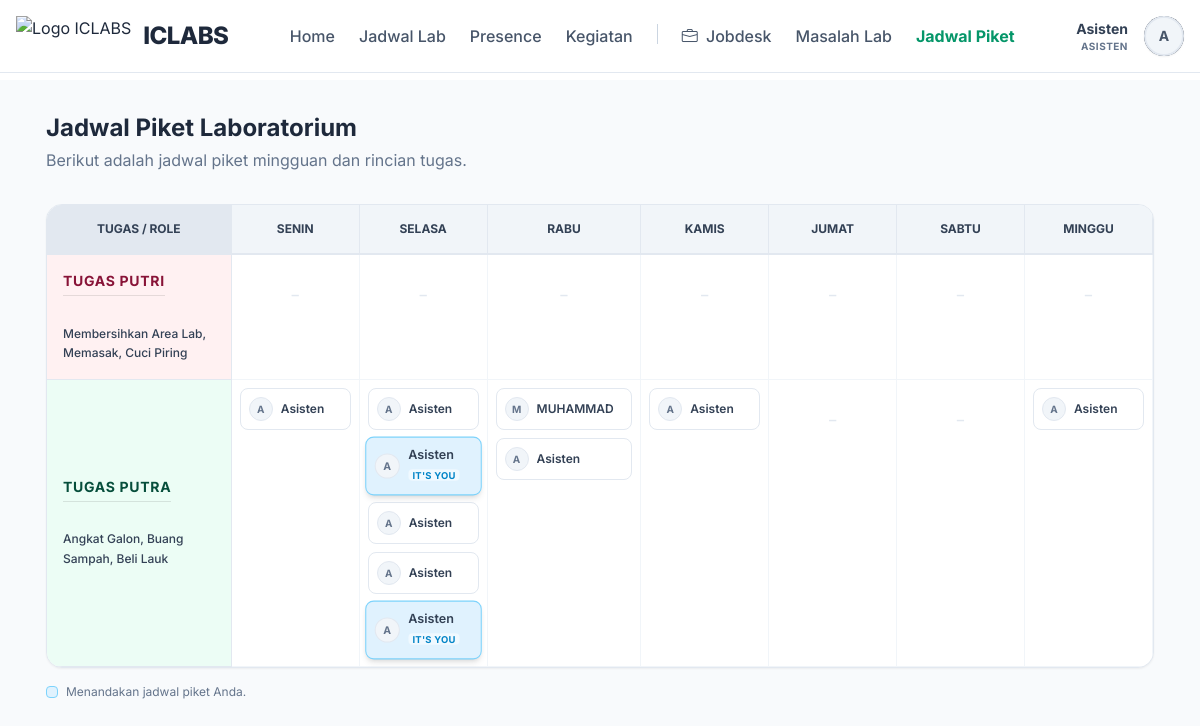
Screenshot of /public/asisten/assistant-schedules (signed in) with the database file from the repository.
### tables this page shows
CREATE TABLE `assistant_schedules` (
  `id` int(11) NOT NULL AUTO_INCREMENT,
  `user_id` int(11) NOT NULL,
  `group_type` enum('putra','putri') NOT NULL DEFAULT 'putra',
  `day` enum('Monday','Tuesday','Wednesday','Thursday','Friday','Saturday','Sunday') NOT NULL,
  `job_role` varchar(100) NOT NULL,
  PRIMARY KEY (`id`),
  KEY `user_id` (`user_id`),
  CONSTRAINT `assistant_schedules_ibfk_1` FOREIGN KEY (`user_id`) REFERENCES `users` (`id`) ON DELETE CASCADE
);

CREATE TABLE `users` (
  `id` int(11) NOT NULL AUTO_INCREMENT,
  `name` varchar(100) NOT NULL,
  `email` varchar(100) NOT NULL,
  `phone` varchar(20) DEFAULT NULL,
  `password` varchar(255) NOT NULL,
  `role_id` int(11) NOT NULL,
  `status` enum('active','inactive') DEFAULT 'active',
  `created_at` timestamp NOT NULL DEFAULT current_timestamp(),
  PRIMARY KEY (`id`),
  UNIQUE KEY `email` (`email`),
  KEY `idx_users_email` (`email`),
  KEY `idx_users_role` (`role_id`),
  CONSTRAINT `users_ibfk_1` FOREIGN KEY (`role_id`) REFERENCES `roles` (`id`)
);

### app/controllers/AsistenController.php (called while the page is built, shortened)
<?php
class AsistenController extends Controller
{
    public function listAssistantSchedules()
    {
        $scheduleModel = $this->model('AssistantScheduleModel');
        $settingsModel = $this->model('SettingsModel');
        $rawSchedules = $scheduleModel->getAllWithUser();
        $masterJob = [
            'Putri' => $settingsModel->get('job_putri', 'Belum diatur'),
            'Putra' => $settingsModel->get('job_putra', 'Belum diatur')
        ];
        $days = ['Monday', 'Tuesday', 'Wednesday', 'Thursday', 'Friday', 'Saturday', 'Sunday'];
        $matrix = [
            'Putri' => array_fill_keys($days, []),
            'Putra' => array_fill_keys($days, [])
        ];
        foreach ($rawSchedules as $row) {
            $role = $row['job_role'];
            $day  = $row['day'];
            if (isset($matrix[$role][$day])) {
                $matrix[$role][$day][] = $row;
            }
        }
        $data = [
            'matrix' => $matrix,
            'masterJob' => $masterJob,
            'days' => $days,
            'currentUserId' => $_SESSION['user_id'] ?? 0
        ];
        $this->view('asisten/schedules/index', $data);
    }
}

### app/core/Router.php (called while the page is built, shortened)
<?php
class Router {
    private $routes = [];
    private $params = [];
    private function addRoute($method, $uri, $controller) {
        $this->routes[] = [
            'method' => $method,
            'uri' => $uri,
            'controller' => $controller
        ];
    }
    public function dispatch() {
        $requestMethod = $_SERVER['REQUEST_METHOD'];
        $requestUri = $this->getRequestUri();
        foreach ($this->routes as $route) {
            if ($route['method'] !== $requestMethod) {
                continue;
            }
            if ($this->matchRoute($route['uri'], $requestUri)) {
                return $this->callController($route['controller']);
            }
        }
    }
    private function getRequestUri() {
        $uri = $_GET['url'] ?? '/';
        $uri = '/' . trim($uri, '/');
        return $uri;
    }
    private function matchRoute($pattern, $uri) {
        $pattern = preg_replace('/\/:([^\/]+)/', '/(?P<$1>[^/]+)', $pattern);
        $pattern = '#^' . $pattern . '$#';
        if (preg_match($pattern, $uri, $matches)) {
            $this->params = array_filter($matches, 'is_string', ARRAY_FILTER_USE_KEY);
            return true;
        }
        return false;
    }
    private function callController($controllerString) {
        list($controllerName, $method) = explode('@', $controllerString);
        $controller = new $controllerName();
        call_user_func_array([$controller, $method], $this->params);
    }
}

### public/index.php (called while the page is built, shortened)
<?php
require_once APP_PATH . '/core/Router.php';
require_once APP_PATH . '/core/Controller.php';
require_once APP_PATH . '/core/Model.php';
require_once APP_PATH . '/config/database.php';
require_once APP_PATH . '/helpers/functions.php';
$router = new Router();
$router->dispatch();

### app/config/database.php (called while the page is built, shortened)
<?php
function getDBConnection()
{
    static $pdo = null;
    if ($pdo === null) {
        try {
            $dsn = "mysql:host=" . DB_HOST . ";port=" . DB_PORT . ";dbname=" . DB_NAME . ";charset=" . DB_CHARSET;
            $options = [
                PDO::ATTR_ERRMODE            => PDO::ERRMODE_EXCEPTION,
                PDO::ATTR_DEFAULT_FETCH_MODE => PDO::FETCH_ASSOC,
                PDO::ATTR_EMULATE_PREPARES   => false,
            ];
            $pdo = new PDO($dsn, DB_USER, DB_PASS, $options);
        } catch (PDOException $e) {
            die("Database connection failed: " . $e->getMessage());
        }
    }
    return $pdo;
}

### app/models/SettingsModel.php (called while the page is built, shortened)
<?php
class SettingsModel extends Model
{
    protected $table = 'app_settings';
    public function get($key, $default = '')
    {
        $sql = "SELECT setting_value FROM {$this->table} WHERE setting_key = ?";
        $result = $this->queryOne($sql, [$key]);
        return $result ? $result['setting_value'] : $default;
    }
}

### app/core/Model.php (called while the page is built, shortened)
<?php
class Model {
    protected $db;
    public function __construct() {
        $this->db = getDBConnection();
    }
    public function query($sql, $params = []) {
        $stmt = $this->db->prepare($sql);
        $stmt->execute($params);
        return $stmt->fetchAll();
    }
    public function queryOne($sql, $params = []) {
        $stmt = $this->db->prepare($sql);
        $stmt->execute($params);
        return $stmt->fetch();
    }
}

### app/helpers/functions.php (called while the page is built, shortened)
<?php
function e($string) {
    return htmlspecialchars($string, ENT_QUOTES, 'UTF-8');
}

### app/models/AssistantScheduleModel.php (called while the page is built, shortened)
<?php
class AssistantScheduleModel extends Model
{
    public function getAllWithUser()
    {
        $sql = "SELECT s.*, u.name as assistant_name, u.email
                FROM assistant_schedules s
                JOIN users u ON s.user_id = u.id
                ORDER BY FIELD(day, 'Monday', 'Tuesday', 'Wednesday', 'Thursday', 'Friday', 'Saturday', 'Sunday')";
        return $this->query($sql);
    }
}

### app/views/asisten/schedules/index.php (the view, shortened to what this page needs)
<?php include APP_PATH . '/views/layouts/header.php'; ?>
<?php include APP_PATH . '/views/layouts/navbar.php'; ?>
<div class="bg-slate-50 min-h-screen py-8">
    <div class="max-w-[95%] mx-auto px-4">
        <div class="mb-8">
            <h1 class="text-2xl font-bold text-slate-800">Jadwal Piket Laboratorium</h1>
            <p class="text-slate-500 mt-1">Berikut adalah jadwal piket mingguan dan rincian tugas.</p>
        </div>
        <div class="bg-white border border-slate-200 rounded-2xl shadow-sm overflow-hidden">
            <div class="overflow-x-auto">
                <table class="w-full text-sm text-center border-collapse">
                    <thead class="bg-slate-100 text-slate-700 border-b-2 border-slate-200 uppercase text-xs font-bold">
                        <tr>
                            <th class="px-4 py-4 w-1/6 border-r border-slate-200 bg-slate-200">Tugas / Role</th>
                            <?php foreach ($days as $day): ?>
                            <?php
                                $dayNames = ['Monday' => 'Senin', 'Tuesday' => 'Selasa', 'Wednesday' => 'Rabu', 'Thursday' => 'Kamis', 'Friday' => 'Jumat', 'Saturday' => 'Sabtu', 'Sunday' => 'Minggu'];
                                ?>
                            <th class="px-2 py-3 border-r border-slate-200 min-w-[120px]"><?= $dayNames[$day] ?></th>
                            <?php endforeach; ?>
                        </tr>
                    </thead>
                    <tbody class="divide-y divide-slate-200">
                        <?php foreach (['Putri', 'Putra'] as $role): ?>
                        <?php
                            $theme = ($role == 'Putri') ? 'bg-rose-50 border-rose-100 text-rose-900' : 'bg-emerald-50 border-emerald-100 text-emerald-900';
                            $jobText = $masterJob[$role];
                            ?>
                        <tr>
                            <td
                                class="p-4 border-r border-slate-200 border-b border-slate-100 align-middle text-left <?= $theme ?>">
                                <span
                                    class="font-bold text-sm uppercase tracking-wider mb-2 border-b border-black/10 pb-1 w-fit block">
                                    Tugas <?= $role ?>
                                </span>
                                <p class="text-xs font-medium leading-relaxed whitespace-pre-line text-slate-700">
                                    <?= e($jobText) ?>
                                </p>
                            </td>
                            <?php foreach ($days as $day): ?>
                            <td class="p-2 align-top border-r border-slate-100 border-b border-slate-100 h-full">
                                <div class="flex flex-col gap-2 h-full">
                                    <?php if (!empty($matrix[$role][$day])): ?>
                                    <?php foreach ($matrix[$role][$day] as $sched): ?>
                                    <?php
                                                    $isMe = ($sched['user_id'] == $currentUserId);
                                                    $cardClass = $isMe
                                                        ? 'bg-sky-100 border-sky-300 shadow-md transform scale-105 z-10'
                                                        : 'bg-white border-slate-200 hover:border-slate-300';
                                                    ?>
                                    <div
                                        class="relative border rounded-lg p-2 transition-all text-left <?= $cardClass ?>">
                                        <div class="flex items-center gap-2">
                                            <div
                                                class="w-6 h-6 rounded-full bg-slate-100 flex items-center justify-center text-[10px] font-bold text-slate-500 border border-slate-200">
                                                <?= substr($sched['assistant_name'], 0, 1) ?>
                                            </div>
                                            <div class="overflow-hidden">
                                                <span class="text-xs font-semibold text-slate-700 truncate block">
                                                    <?= explode(' ', $sched['assistant_name'])[0] ?>
                                                </span>
                                                <?php if ($isMe): ?>
                                                <span
                                                    class="text-[9px] font-bold text-sky-600 bg-sky-50 px-1 rounded uppercase tracking-wide">
                                                    It's You
                                                </span>
                                                <?php endif; ?>
                                            </div>
                                        </div>
                                    </div>
                                    <?php endforeach; ?>
                                    <?php else: ?>
                                    <span class="text-slate-200 text-2xl font-light mt-4 block">-</span>
                                    <?php endif; ?>
                                </div>
                            </td>
                            <?php endforeach; ?>
                        </tr>
                        <?php endforeach; ?>
                    </tbody>
                </table>
            </div>
        </div>
        <div class="mt-4 flex items-center gap-2 text-xs text-slate-500">
            <span class="w-3 h-3 bg-sky-100 border border-sky-300 rounded block"></span>
            <span>Menandakan jadwal piket Anda.</span>
        </div>
    </div>
</div>

### public/assets/css/style.css (style rules this page uses)
:root { --primary-color: #2563eb; --secondary-color: #475569; --success-color: #10b981; --danger-color: #ef4444; --warning-color: #f59e0b; --light-bg: #f8fafc; --dark-text: #1e293b; --border-color: #e2e8f0; }
* { margin: 0; padding: 0; box-sizing: border-box; }
body { font-family: 'Segoe UI', Tahoma, Geneva, Verdana, sans-serif; background-color: var(--light-bg); color: var(--dark-text); line-height: 1.6; }
.text-center { text-align: center; }
.mt-4 { margin-top: 2rem; }

### app/views/layouts/header.php (style rules this page uses)
body { font-family: 'Inter', sans-serif; }

### rows the page displays
assistant_schedules: user.name "A", user.name "Asisten"
assistant_schedules: user.name "A", user.name "Asisten"
assistant_schedules: user.name "A", user.name "Asisten", shows "IT'S YOU"
assistant_schedules: user.name "A", user.name "Asisten"
assistant_schedules: user.name "A", user.name "Asisten"
assistant_schedules: user.name "A", user.name "Asisten", shows "IT'S YOU"
assistant_schedules: user.name "M", user.name "MUHAMMAD"
assistant_schedules: user.name "A", user.name "Asisten"
assistant_schedules: user.name "A", user.name "Asisten"
assistant_schedules: user.name "A", user.name "Asisten"

### other values shown
explode(' ', $_SESSION['user_name'])[0] "Asisten"
getUserRole() "ASISTEN"
substr($_SESSION['user_name'] ?? 'U', 0, 1) "A"
$dayNames[$day] "SENIN"
$dayNames[$day] "SELASA"
$dayNames[$day] "RABU"
$dayNames[$day] "KAMIS"
$dayNames[$day] "JUMAT"
$dayNames[$day] "SABTU"
$dayNames[$day] "MINGGU"
$role "PUTRI"
$jobText "Membersihkan Area Lab, Memasak, Cuci Piring"
$role "PUTRA"
$jobText "Angkat Galon, Buang Sampah, Beli Lauk"
